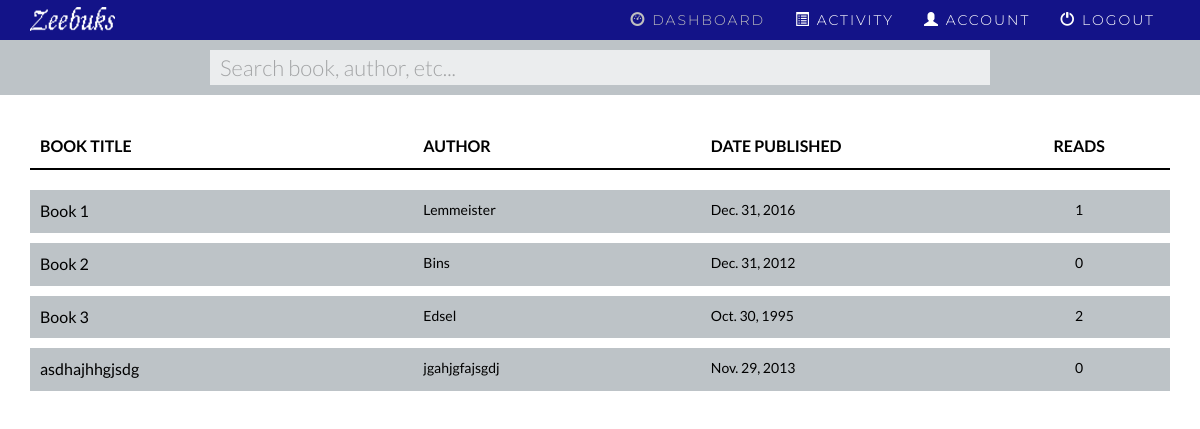
Screenshot of /dashboard/ (signed in) with the database file from the repository.
### iLib/models.py (models this page shows, shortened)
class Book(models.Model):
    title = models.CharField(max_length=100)
    author = models.CharField(max_length=100)
    abstract = models.CharField(max_length=10000)
    reads = models.IntegerField(default=0)
    stat = models.BooleanField(default=True)
    date_added = models.DateTimeField(auto_now_add=True)
    date_published = models.DateField(null=True)

### iLib/views.py (the view)
# urls.py: url(r'^dashboard/$', dashboard),
def dashboard(request):
    if request.user.is_authenticated():
        user = request.user
        user.full_name = user.get_full_name()
        books = Book.objects.all().order_by('title')
        logs = Log.objects.filter(user=user)
        return render(request, 'dashboard.html', {'user': user, 'books': books, 'logs': logs})
    else:
        return HttpResponseRedirect('/login/')

### templates/dashboard.html (shortened to what this page needs)
{% load staticfiles %}
<!DOCTYPE html>
<html>
<head lang="en">
    <link rel="stylesheet" href="{% static 'bootstrap-3.3.5-dist/css/bootstrap.css' %}">
    <link rel="stylesheet" href="{% static 'font-awesome-4.6.1/css/font-awesome.css' %}">
    <link rel="stylesheet" href="{% static 'style.css' %}">
</head>
<body>
    <div class="dashboard">
        <header style="background: #131388">
            <div class="site-nav">
                <div class="container">
                    <div class="row">
                        <div class="col-md-2">
                            <a href="#"><img class="center-block" src="{% static 'img/zeebuks.png' %}" alt=""></a>
                        </div>
                        <div class="col-md-10">
                            <nav class="nav-header" id="header-desktop">
                                <ul class="menu">
                                    <li class="menu__item active">
                                        <a href="/dashboard/"><span class="glyphicon glyphicon-dashboard"></span> Dashboard</a>
                                    </li>
                                    <li class="menu__item">
                                        <a href="/logs/"><span class="glyphicon glyphicon-list-alt"></span> Activity</a>
                                    </li>
                                    <li class="menu__item">
                                        <a href="/account/"><span class="glyphicon glyphicon-user"></span> Account</a>
                                    </li>
                                    <li class="menu__item">
                                        <a href="/logout/"><span class="glyphicon glyphicon-off"></span> Logout</a>
                                    </li>
                                </ul>
                            </nav>
                        </div>
                    </div>
                </div>
            </div>
        </header>
        <section id="fixed-top" class="search-bg">
            <div class="container-fluid">
                <div class="container">
                    <div class="row">
                        <div class="col-xs-12 search-bg__text-container">
                            <div class="col-md-8 col-md-offset-2 col-sm-12 padding-0">
                                <form action="/search/" method="POST"> {% csrf_token %}
                                    <input name="search" type="text" class="form-control mySearch" placeholder="Search book, author, etc...">
                                </form>
                            </div>
                        </div>
                    </div>
                </div>
            </div>
        </section>
        <section id="books-top">
            <div class="container margin-top-bottom-30">
                <div class="padding-0">
                    <div class="book-view book-view--colTitle">
                        <div class="row">
                            <div class="col-xs-4 col-book-title">
                                <p class="single-line text-uppercase text-bold">Book Title</p>
                            </div>
                            <div class="col-xs-3 col-author">
                                <p class="single-line text-uppercase text-bold">Author</p>
                            </div>
                            <div class="col-xs-3 col-published">
                                <p class="single-line text-uppercase text-bold">Date Published</p>
                            </div>
                            <div class="col-xs-2 col-reads">
                                <p class="single-line text-uppercase text-bold text-center">Reads</p>
                            </div>
                        </div>
                    </div>
                </div>
                {% for book in books %}
                <div class="padding-0">
                    <div class="book-view">
                        <div class="row select">
                            <a class="text-decoration-none text-black" href="#abstract-view{{book.id}}" role="button" data-toggle="modal">
                                <div class="col-xs-4 col-book-title">
                                    <p class="single-line">{{ book.title }}</p>
                                </div>
                                <div class="col-xs-3 col-author">
                                    <p class="single-line font-size-14">{{ book.author }}</p>
                                </div>
                                <div class="col-xs-3 col-published">
                                    <p class="single-line font-size-14">{{ book.date_published }}</p>
                                </div>
                                <div class="col-xs-2 text-center col-reads">
                                    <p class="single-line font-size-14">{{ book.reads}}</p>
                                </div>
                            </a>
                        </div>
                    </div>
                </div>
                {% endfor %}
            </div>
        </section>
    </div>
</body>
</html>

### static/style.css (style rules this page uses)
p, a, input { font-family: 'Lato', sans-serif; font-size: 16px; padding: 0px; margin: 0px; text-decoration: none; }
.margin-top-bottom-30 { margin-top: 30px; margin-bottom: 30px; }
.form-control { border-radius: 0px; }
.site-nav .center-block { padding: 5px 0px; }
.text-uppercase { text-transform: uppercase; }
.padding-0 { padding: 0; overflow: hidden; }
.font-size-14 { font-size: 14px; }
.text-black { color: black; }
.text-bold { font-weight: bold; }
.menu { list-style: none; padding: 0; margin: 0; }
.menu__item { display: inline-block; float: left; }
.menu__item a { color: white; display: block; font-size: 14px; font-weight: 300; padding: 10px 15px; text-align: center; text-decoration: none; text-transform: uppercase; font-family: 'Montserrat'; letter-spacing: 2px; }
.menu__item.active a { color: #bfbfbf; }
.nav-header { float: right; }
.mySearch { height: 35px; background: white; opacity: 0.7; font-size: 22px; border: none; box-shadow: none; color: #13133a; font-family: 'Lato'; font-weight: 300; padding: 0 1rem; }
.book-view { padding: 0 1rem; font-size: 14px; background: #bdc3c7; margin-bottom: 1rem; }
.book-view--colTitle { padding: 0 1rem; background: transparent; border-bottom: 2px black solid; margin-bottom: 2rem; color: black; }
.single-line { overflow: hidden; text-overflow: ellipsis; white-space: nowrap; padding: 10px 0; }
.search-bg { background-color: #bdc3c7; background-size: cover; background-position: center; padding: 0; }
.search-bg__text-container { padding: 1rem 0; color: white; text-align: center; }
@media (min-width: 992px) { .site-nav .center-block { margin: 0; } }

### rows the page displays
Book: title "Book 1", author "Lemmeister", date_published "Dec. 31, 2016", reads "1"
Book: title "Book 2", author "Bins", date_published "Dec. 31, 2012", reads "0"
Book: title "Book 3", author "Edsel", date_published "Oct. 30, 1995", reads "2"
Book: title "asdhajhhgjsdg", author "jgahjgfajsgdj", date_published "Nov. 29, 2013", reads "0"
